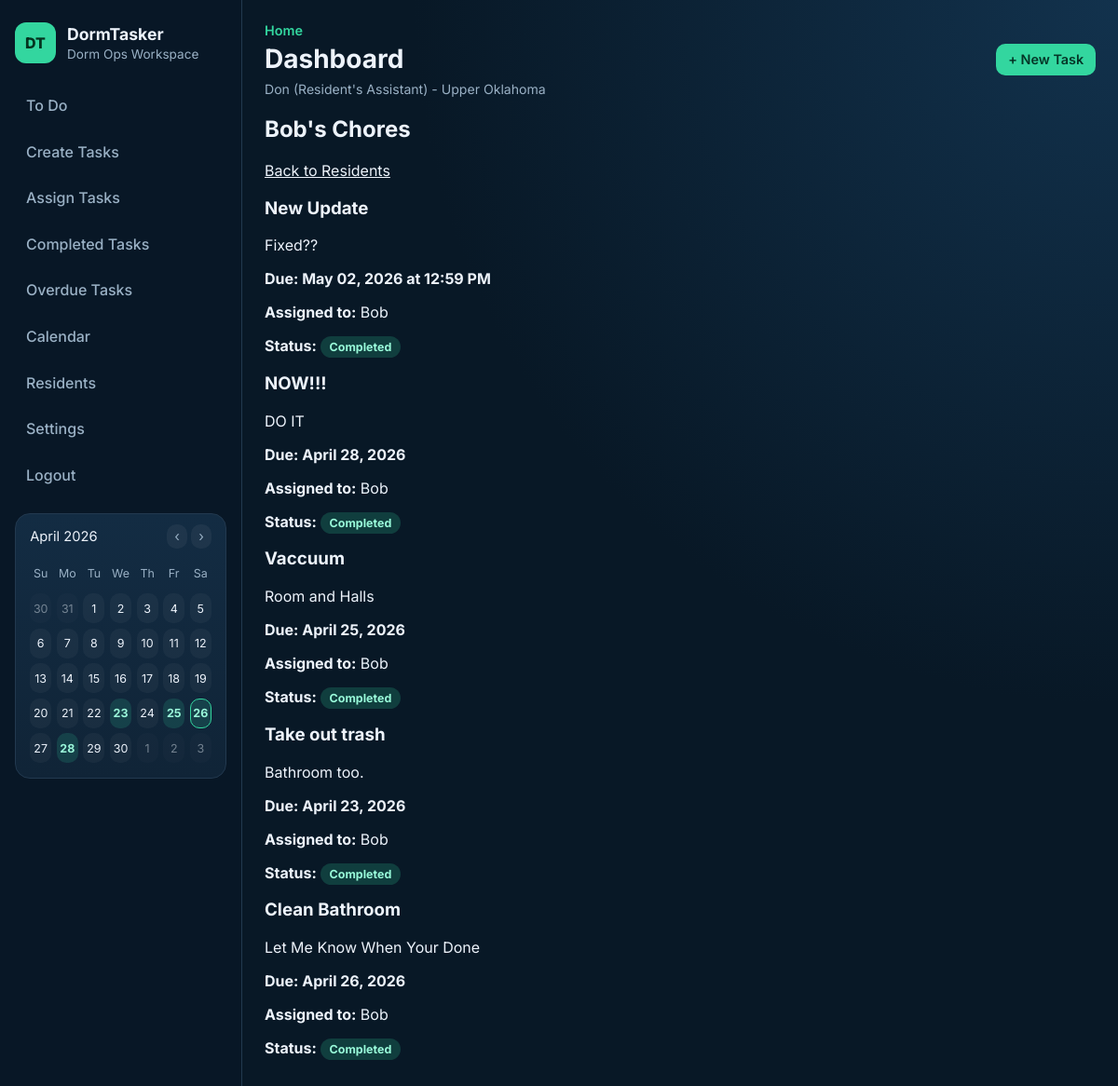
Screenshot of /resident/8/chores (signed in) with the database file from the repository.
### tables this page shows
CREATE TABLE users (
            id INTEGER PRIMARY KEY AUTOINCREMENT,
            name TEXT NOT NULL,
            role TEXT NOT NULL CHECK (role IN ('RA', 'Resident'))
        , email TEXT, password_hash TEXT, room_id INTEGER);

CREATE TABLE rooms (
            id INTEGER PRIMARY KEY AUTOINCREMENT,
            room_name TEXT NOT NULL,
            room_code TEXT NOT NULL UNIQUE,
            created_by INTEGER,
            FOREIGN KEY (created_by) REFERENCES users (id)
        );

CREATE TABLE chores (
            id INTEGER PRIMARY KEY AUTOINCREMENT,
            title TEXT NOT NULL,
            description TEXT,
            due_date TEXT,
            status TEXT
        , room_id INTEGER, created_by INTEGER, due_time TEXT);

### app.py (the view)
@app.route("/resident/<int:resident_id>/chores")
@login_required
def resident_chores(resident_id):
    if g.current_user["role"] != "RA":
        flash("Only Resident's Assistants can access resident overviews.", "error")
        return redirect(url_for("dashboard"))
    chores_for_resident = service.get_resident_chores(resident_id, room_id=g.current_user["room_id"])
    residents = service.get_residents(room_id=g.current_user["room_id"])
    resident = next((r for r in residents if r["id"] == resident_id), None)
    return render_template(
        "resident_chores.html",
        chores=chores_for_resident,
        resident=resident,
        user_role=g.current_user["role"],
    )

### app.py (called while the page is built)
def _format_user_role(role):
    return "Resident's Assistant" if role == "RA" else role

@app.before_request
def load_current_user():
    user_id = session.get("user_id")
    g.current_user = get_user_by_id(user_id) if user_id else None

@app.context_processor
def inject_current_user():
    current_user = g.get("current_user")
    if current_user:
        if current_user["role"] == "RA":
            chore_list = service.get_chores(room_id=current_user["room_id"])
        else:
            chore_list = service.get_resident_chores(current_user["id"], room_id=current_user["room_id"])
        calendar_data = _calendar_context(chore_list)
    else:
        calendar_data = {}
    return {
        "current_user": current_user,
        "current_path": request.path,
        "current_user_role_text": _format_user_role(current_user["role"]) if current_user else None,
        **calendar_data,
    }

### auth.py (called while the page is built)
def login_required(func):
    @wraps(func)
    def wrapper(*args, **kwargs):
        if not session.get("user_id"):
            flash("Please log in to continue.", "error")
            return redirect(url_for("login"))
        return func(*args, **kwargs)
    return wrapper

def get_user_by_id(user_id):
    conn = get_db_connection()
    user = conn.execute(
        """
        SELECT u.id, u.name, u.email, u.role, u.room_id, r.room_name, r.room_code
        FROM users u
        LEFT JOIN rooms r ON u.room_id = r.id
        WHERE u.id = ?
        """,
        (user_id,),
    ).fetchone()
    conn.close()
    return dict(user) if user else None

### database.py (called while the page is built)
def get_db_connection():
    conn = sqlite3.connect(DB_PATH)
    conn.row_factory = sqlite3.Row
    return conn

### models.py (called while the page is built)
    def is_overdue(self):
        if not self.due_date or self.status == "Completed":
            return False
        due = datetime.strptime(self.due_date, "%Y-%m-%d").date()
        return due < date.today()

### services.py (called while the page is built)
    @staticmethod
    def _format_due_label(due_date: Optional[str], due_time: Optional[str]) -> str:
        if not due_date:
            return "No due date"
        parsed_date = datetime.strptime(due_date, "%Y-%m-%d").strftime("%B %d, %Y")
        if due_time:
            parsed_time = datetime.strptime(due_time, "%H:%M").strftime("%I:%M %p").lstrip("0")
            return f"Due: {parsed_date} at {parsed_time}"
        return f"Due: {parsed_date}"

### templates/resident_chores.html (shortened to what this page needs)
{% extends "base.html" %}
{% block content %}
    <h2>
        {% if resident %}
            {{ resident.name }}'s Chores
        {% else %}
            Resident Chores
        {% endif %}
    </h2>
    <p><a href="{{ url_for('residents') }}">Back to Residents</a></p>
    {% if chores %}
        <section class="chore-list">
            {% for chore in chores %}
                <article class="chore-card">
                    <h3>{{ chore.title }}</h3>
                    <p>{{ chore.description or 'No description provided.' }}</p>
                    <p><strong>{{ chore.display_due }}</strong></p>
                    <p><strong>Assigned to:</strong> {{ chore.assigned_names or 'Unknown' }}</p>
                    <p>
                        <strong>Status:</strong>
                        <span class="badge badge-{{ chore.status|lower }}">{{ chore.status }}</span>
                    </p>
                </article>
            {% endfor %}
        </section>
    {% else %}
        <p>No chores assigned right now.</p>
    {% endif %}
{% endblock %}

### templates/base.html (shortened to what this page needs)
<!DOCTYPE html>
<html lang="en">
<head>
    <link rel="stylesheet" href="{{ url_for('static', filename='style.css') }}">
</head>
<body>
    <div class="app-shell">
        <aside class="sidebar">
            <div class="brand">
                <span class="brand-badge">DT</span>
                <div>
                    <h1>DormTasker</h1>
                    <p>Dorm Ops Workspace</p>
                </div>
            </div>
            <nav class="sidebar-nav">
                {% if current_user %}
                    <a href="{{ url_for('dashboard') }}" class="nav-link{% if current_path == url_for('dashboard') %} active{% endif %}">To Do</a>
                    {% if current_user.role == "RA" %}
                        <a href="{{ url_for('create_chore') }}" class="nav-link{% if current_path == url_for('create_chore') %} active{% endif %}">Create Tasks</a>
                        <a href="{{ url_for('assigned_tasks') }}" class="nav-link{% if current_path == url_for('assigned_tasks') %} active{% endif %}">Assign Tasks</a>
                        <a href="{{ url_for('completed_tasks') }}" class="nav-link{% if current_path == url_for('completed_tasks') %} active{% endif %}">Completed Tasks</a>
                        <a href="{{ url_for('overdue_tasks') }}" class="nav-link{% if current_path == url_for('overdue_tasks') %} active{% endif %}">Overdue Tasks</a>
                        <a href="{{ url_for('calendar_view') }}" class="nav-link{% if current_path == url_for('calendar_view') %} active{% endif %}">Calendar</a>
                        <a href="{{ url_for('residents') }}" class="nav-link{% if current_path == url_for('residents') %} active{% endif %}">Residents</a>
                        <a href="{{ url_for('settings') }}" class="nav-link{% if current_path == url_for('settings') %} active{% endif %}">Settings</a>
                    {% endif %}
                    <a href="{{ url_for('logout') }}" class="nav-link">Logout</a>
                {% else %}
                    <a href="{{ url_for('login') }}" class="nav-link">Login</a>
                    <a href="{{ url_for('register') }}" class="nav-link">Register</a>
                {% endif %}
            </nav>
            {% if current_user %}
                <section class="sidebar-card sidebar-calendar">
                    <div class="calendar-head">
                        <span>{{ calendar_label }}</span>
                        <div class="calendar-nav">
                            <a href="{{ current_path }}?calendar_month={{ calendar_prev }}">‹</a>
                            <a href="{{ current_path }}?calendar_month={{ calendar_next }}">›</a>
                        </div>
                    </div>
                    <div class="calendar-grid">
                        {% for day in calendar_weekdays %}
                            <span class="calendar-weekday">{{ day }}</span>
                        {% endfor %}
                        {% for cell in calendar_cells %}
                            <span class="calendar-cell{% if cell.month != calendar_month or cell.year != calendar_year %} calendar-muted{% endif %}{% if cell.day in calendar_due_days and cell.month == calendar_month and cell.year == calendar_year %} calendar-has-event{% endif %}{% if cell == calendar_current_date %} calendar-today{% endif %}">{{ cell.day }}</span>
                        {% endfor %}
                    </div>
                </section>
            {% endif %}
        </aside>
        <div class="main-panel">
            <header class="topbar">
                <div>
                    <p class="topbar-eyebrow">Home</p>
                    <h2 class="topbar-title">{% block page_title %}{{ page_title or 'Dashboard' }}{% endblock %}</h2>
                    {% if current_user %}
                        <p class="user-context">
                            {{ current_user.name }} ({{ current_user_role_text }}) - {{ current_user.room_name or "No Room" }}
                        </p>
                    {% endif %}
                </div>
                {% if current_user and current_user.role == "RA" %}
                    <a class="btn btn-primary" href="{{ url_for('create_chore') }}">+ New Task</a>
                {% elif not current_user %}
                    <a class="btn btn-primary" href="{{ url_for('register') }}">Join Dorm Room</a>
                {% endif %}
            </header>
            <main class="content">
                {% block content %}{% endblock %}
            </main>
        </div>
    </div>
</body>
</html>

### static/style.css (style rules this page uses)
:root { --bg: #081826; --bg-soft: #0f2335; --panel: #102437; --panel-alt: #132c43; --text: #edf3fb; --muted: #9ab1c5; --line: #22394f; --accent: #33d69f; --accent-dark: #27b987; --danger: #ff6f7f; --warning: #ffc56f; }
* { box-sizing: border-box; }
body { margin: 0; font-family: "Inter", sans-serif; background: radial-gradient(circle at top right, #12324d 0%, var(--bg) 45%); color: var(--text); }
a { color: inherit; }
.app-shell { min-height: 100vh; display: grid; grid-template-columns: 260px 1fr; }
.sidebar { border-right: 1px solid var(--line); background: rgba(8, 24, 38, 0.9); padding: 1.5rem 1rem; }
.brand { display: flex; gap: 0.75rem; align-items: center; margin-bottom: 1.5rem; }
.brand h1 { margin: 0; font-size: 1.1rem; font-weight: 700; }
.brand p { margin: 0.2rem 0 0; color: var(--muted); font-size: 0.85rem; }
.brand-badge { width: 44px; height: 44px; display: inline-flex; align-items: center; justify-content: center; border-radius: 12px; background: var(--accent); color: #04331f; font-weight: 800; }
.sidebar-nav { display: grid; gap: 0.45rem; }
.nav-link { text-decoration: none; padding: 0.7rem 0.75rem; border-radius: 10px; color: var(--muted); font-weight: 500; }
.sidebar-card { margin-top: 1.25rem; background: linear-gradient(180deg, var(--panel-alt) 0%, var(--panel) 100%); border: 1px solid var(--line); border-radius: 16px; padding: 1rem; }
.sidebar-calendar { padding: 0.95rem; }
.calendar-head { display: flex; justify-content: space-between; gap: 0.75rem; align-items: center; margin-bottom: 0.9rem; font-size: 0.92rem; color: var(--text); }
.calendar-nav a { color: var(--muted); text-decoration: none; padding: 0.25rem 0.5rem; border-radius: 10px; background: rgba(255, 255, 255, 0.05); }
.calendar-grid { display: grid; grid-template-columns: repeat(7, minmax(0, 1fr)); gap: 0.35rem; }
.calendar-weekday, .calendar-cell { display: inline-flex; align-items: center; justify-content: center; min-height: 32px; border-radius: 10px; font-size: 0.78rem; }
.calendar-weekday { color: var(--muted); }
.calendar-cell { background: rgba(255, 255, 255, 0.04); color: var(--text); }
.calendar-muted { opacity: 0.45; }
.calendar-has-event { background: rgba(51, 214, 159, 0.16); color: #9af7da; font-weight: 700; }
.calendar-today { border: 1px solid var(--accent); }
.main-panel { padding: 1.5rem; }
.topbar { display: flex; justify-content: space-between; align-items: center; margin-bottom: 1.25rem; }
.topbar-eyebrow { margin: 0; color: var(--accent); font-size: 0.9rem; font-weight: 600; }
.topbar-title { margin: 0.3rem 0 0; font-size: 1.75rem; }
.user-context { margin: 0.45rem 0 0; color: var(--muted); font-size: 0.88rem; }
.content { max-width: 1050px; }
.btn { border: none; border-radius: 10px; padding: 0.52rem 0.8rem; font-size: 0.9rem; text-decoration: none; font-weight: 600; cursor: pointer; display: inline-flex; align-items: center; justify-content: center; }
.btn-primary { background: var(--accent); color: #053527; }
.badge { border-radius: 999px; padding: 0.25rem 0.58rem; font-size: 0.78rem; font-weight: 700; }
.badge-completed { background: rgba(51, 214, 159, 0.2); color: #98fad9; }

### rows the page displays
users: name "Don"
rooms: room_name "Upper Oklahoma"
users: name "Bob"
chores: title "New Update", description "Fixed??", display_due "Due: May 02, 2026 at 12:59 PM", assigned_names "Bob", status "Completed"
chores: title "NOW!!!", description "DO IT", display_due "Due: April 28, 2026", assigned_names "Bob", status "Completed"
chores: title "Vaccuum", description "Room and Halls", display_due "Due: April 25, 2026", assigned_names "Bob", status "Completed"
chores: title "Take out trash", description "Bathroom too.", display_due "Due: April 23, 2026", assigned_names "Bob", status "Completed"
chores: title "Clean Bathroom", description "Let Me Know When Your Done", display_due "Due: April 26, 2026", assigned_names "Bob", status "Completed"

### other values shown
{{ calendar_label }} "April 2026"
{{ day }} "Su" "Mo" "Tu" "We" "Th" "Fr" "Sa"
{{ cell.day }} "30" "31" "1" "2" "3" "4" "5" "6" "7" "8" "9" "10" "11" "12" "13" "14" "15" "16" "17" "18" "19" "20" "21" "22" "23" "24" "25" "26" "27" "28" "29" "30" "1" "2" "3"
{{ page_title or 'Dashboard' }} "Dashboard"
{{ current_user_role_text }} "Resident's Assistant"
